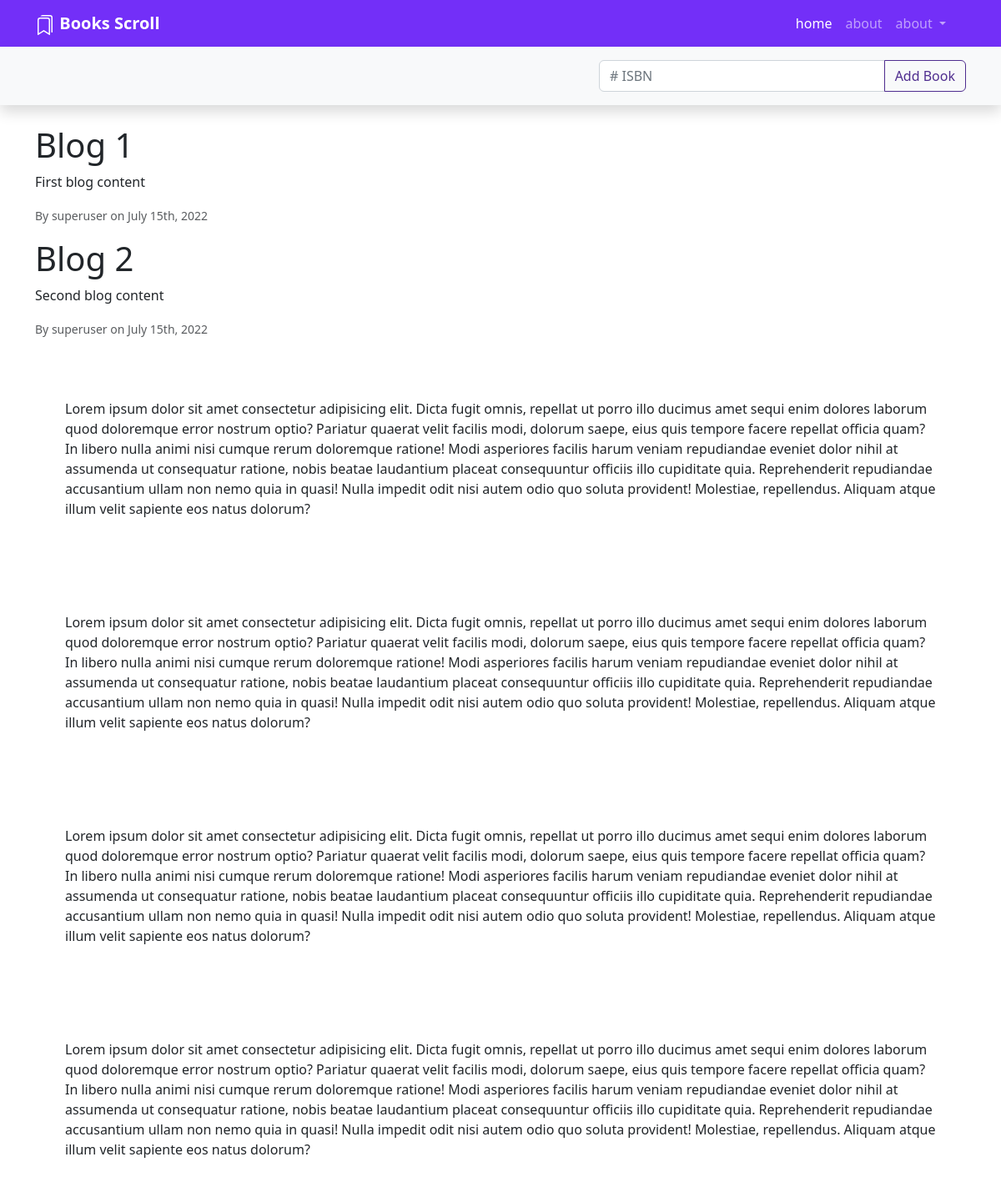
Before: / with the older database file.
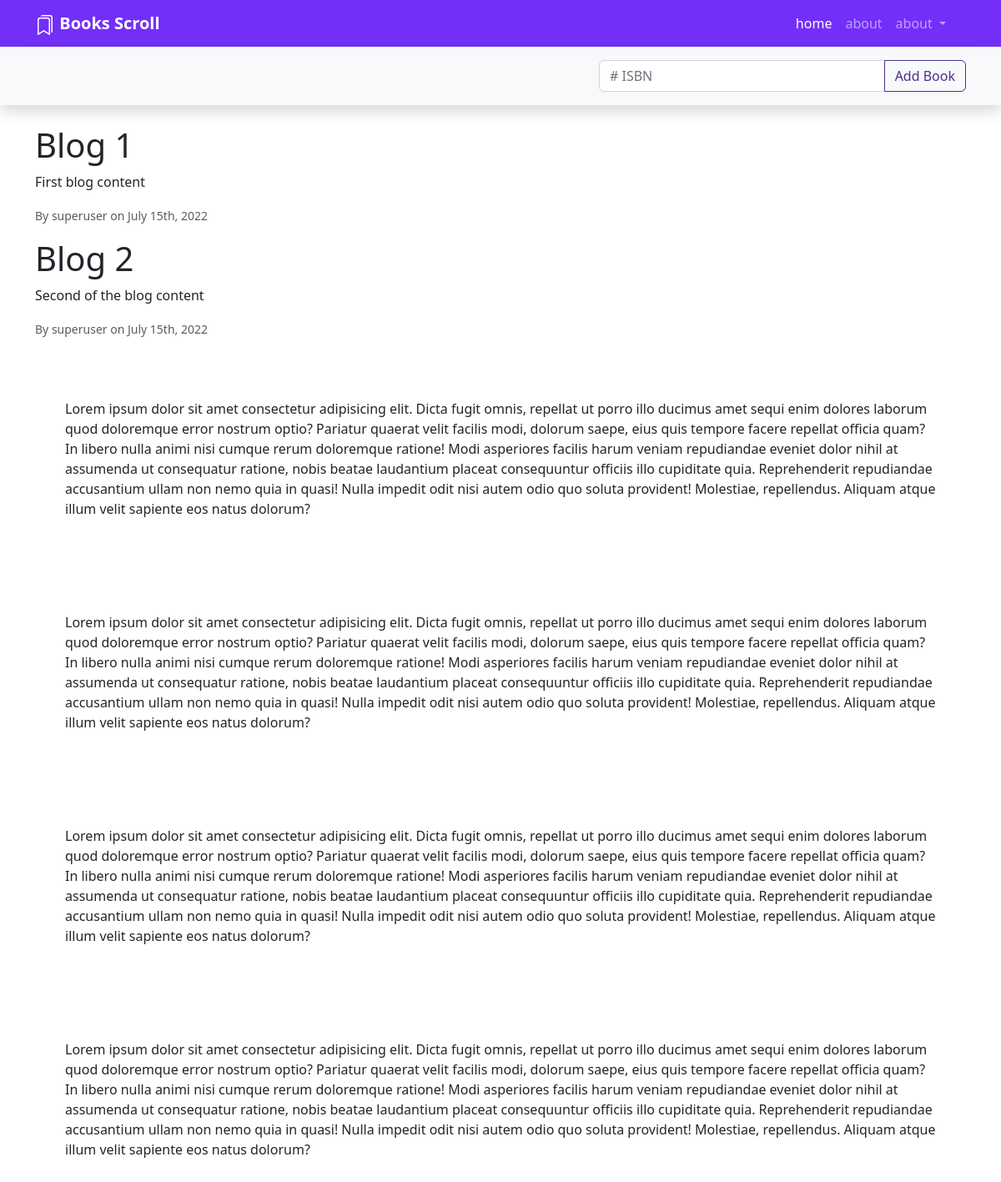
After: the same page with the newer database file.
### library/models.py (models this page shows, shortened)
class Post(models.Model):
    title = models.CharField(max_length=100)
    content = models.TextField()
    date_posted = models.DateTimeField(default=timezone.now)
    auther = models.ForeignKey(User, on_delete=models.CASCADE)

### library/views.py (the view)
# urls.py: 2. Add a URL to urlpatterns:  path('', views.home, name='home')
def home(request):
    context = {
        'posts': Post.objects.all
    }
    return render(request, 'library/index.html', context)

### library/templates/library/index.html
{% extends 'library/base.html' %}
{% block content %}
    {% for post in posts %}
        <article class="py-2">
            <h1>{{ post.title }}</h1>
            <p>{{ post.content }}</p>
            <small class="text-muted">By
                {{ post.auther }}
                on
                {{ post.date_posted|date:"F dS, Y" }}</small>
        </article>
    {% endfor %}
{% endblock content %}

### library/templates/library/base.html (shortened to what this page needs)
{% load static %}
<!DOCTYPE html>
<html lang="en">
<head>
    <link rel="stylesheet" type="text/css" href="{% static 'library/css/index.css' %}" />
</head>
<body>
    <nav class="bg-primary navbar navbar-dark navbar-expand-lg">
        <div class="container">
            <a class="fw-bold navbar-brand" href="{% url 'library-home' %}">
                Books Scroll
            </a>
            <div class="offcanvas offcanvas-end" tabindex="-1" id="offcanvasNavbar"
                aria-labelledby="offcanvasNavbarLabel">
                <div class="offcanvas-body">
                    <ul class="flex-grow-1 justify-content-end navbar-nav pe-3">
                        <li class="nav-item">
                            <a class="active nav-link" aria-current="page" href="{% url 'library-home' %}">home</a>
                        </li>
                        <li class="nav-item">
                            <a class="nav-link" href="{% url 'library-about' %}">about</a>
                        </li>
                        <li class="dropdown nav-item">
                            <a class="dropdown-toggle nav-link" href="#" id="offcanvasNavbarDropdown" role="button"
                                data-bs-toggle="dropdown" aria-expanded="false">
                                about
                            </a>
                        </li>
                    </ul>
                </div>
            </div>
        </div>
    </nav>
    <nav class="bg-light navbar shadow sticky-top">
        <div class="container d-flex justify-content-center justify-content-lg-end">
            <div class="input-group isbn-container my-2">
                <input type="text" class="form-control" placeholder="# ISBN" aria-label="Recipient's username"
                    aria-describedby="button-addon2" />
                <button class="btn btn-outline-secondary" type="button" id="button-addon2">
                    Add Book
                </button>
            </div>
        </div>
    </nav>
    <div class="container py-3">
        {% block content %}{% endblock content %}
    </div>
    <div class="contain">
        <section class="container p-5">
            <p>
                Lorem ipsum dolor sit amet consectetur adipisicing elit. Dicta fugit
                omnis, repellat ut porro illo ducimus amet sequi enim dolores laborum
                quod doloremque error nostrum optio? Pariatur quaerat velit facilis
                modi, dolorum saepe, eius quis tempore facere repellat officia quam?
                In libero nulla animi nisi cumque rerum doloremque ratione! Modi
                asperiores facilis harum veniam repudiandae eveniet dolor nihil at
                assumenda ut consequatur ratione, nobis beatae laudantium placeat
                consequuntur officiis illo cupiditate quia. Reprehenderit repudiandae
                accusantium ullam non nemo quia in quasi! Nulla impedit odit nisi
                autem odio quo soluta provident! Molestiae, repellendus. Aliquam atque
                illum velit sapiente eos natus dolorum?
            </p>
        </section>
        <section class="container p-5">
            <p>
                Lorem ipsum dolor sit amet consectetur adipisicing elit. Dicta fugit
                omnis, repellat ut porro illo ducimus amet sequi enim dolores laborum
                quod doloremque error nostrum optio? Pariatur quaerat velit facilis
                modi, dolorum saepe, eius quis tempore facere repellat officia quam?
                In libero nulla animi nisi cumque rerum doloremque ratione! Modi
                asperiores facilis harum veniam repudiandae eveniet dolor nihil at
                assumenda ut consequatur ratione, nobis beatae laudantium placeat
                consequuntur officiis illo cupiditate quia. Reprehenderit repudiandae
                accusantium ullam non nemo quia in quasi! Nulla impedit odit nisi
                autem odio quo soluta provident! Molestiae, repellendus. Aliquam atque
                illum velit sapiente eos natus dolorum?
            </p>
        </section>
        <section class="container p-5">
            <p>
                Lorem ipsum dolor sit amet consectetur adipisicing elit. Dicta fugit
                omnis, repellat ut porro illo ducimus amet sequi enim dolores laborum
                quod doloremque error nostrum optio? Pariatur quaerat velit facilis
                modi, dolorum saepe, eius quis tempore facere repellat officia quam?
                In libero nulla animi nisi cumque rerum doloremque ratione! Modi
                asperiores facilis harum veniam repudiandae eveniet dolor nihil at
                assumenda ut consequatur ratione, nobis beatae laudantium placeat
                consequuntur officiis illo cupiditate quia. Reprehenderit repudiandae
                accusantium ullam non nemo quia in quasi! Nulla impedit odit nisi
                autem odio quo soluta provident! Molestiae, repellendus. Aliquam atque
                illum velit sapiente eos natus dolorum?
            </p>
        </section>
        <section class="container p-5">
            <p>
                Lorem ipsum dolor sit amet consectetur adipisicing elit. Dicta fugit
                omnis, repellat ut porro illo ducimus amet sequi enim dolores laborum
                quod doloremque error nostrum optio? Pariatur quaerat velit facilis
                modi, dolorum saepe, eius quis tempore facere repellat officia quam?
                In libero nulla animi nisi cumque rerum doloremque ratione! Modi
                asperiores facilis harum veniam repudiandae eveniet dolor nihil at
                assumenda ut consequatur ratione, nobis beatae laudantium placeat
                consequuntur officiis illo cupiditate quia. Reprehenderit repudiandae
                accusantium ullam non nemo quia in quasi! Nulla impedit odit nisi
                autem odio quo soluta provident! Molestiae, repellendus. Aliquam atque
                illum velit sapiente eos natus dolorum?
            </p>
        </section>
    </div>
</body>
</html>

Changed rows visible on the page:
changed Post "Blog 2": content "Second blog content" → "Second of the blog content"
